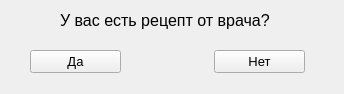
<?xml version="1.0" encoding="UTF-8"?>
<ui version="4.0">
 <class>Form</class>
 <widget class="QWidget" name="Form">
  <property name="geometry">
   <rect>
    <x>0</x>
    <y>0</y>
    <width>344</width>
    <height>94</height>
   </rect>
  </property>
  <property name="windowTitle">
   <string>Form</string>
  </property>
  <widget class="QLabel" name="label">
   <property name="geometry">
    <rect>
     <x>60</x>
     <y>10</y>
     <width>271</width>
     <height>21</height>
    </rect>
   </property>
   <property name="font">
    <font>
     <pointsize>12</pointsize>
    </font>
   </property>
   <property name="text">
    <string>У вас есть рецепт от врача?</string>
   </property>
  </widget>
  <widget class="QPushButton" name="pushButton_yes">
   <property name="geometry">
    <rect>
     <x>30</x>
     <y>50</y>
     <width>91</width>
     <height>23</height>
    </rect>
   </property>
   <property name="font">
    <font>
     <pointsize>10</pointsize>
    </font>
   </property>
   <property name="text">
    <string>Да</string>
   </property>
  </widget>
  <widget class="QPushButton" name="pushButton_no">
   <property name="geometry">
    <rect>
     <x>214</x>
     <y>50</y>
     <width>91</width>
     <height>23</height>
    </rect>
   </property>
   <property name="font">
    <font>
     <pointsize>10</pointsize>
    </font>
   </property>
   <property name="text">
    <string>Нет</string>
   </property>
  </widget>
 </widget>
 <resources/>
 <connections/>
</ui>
